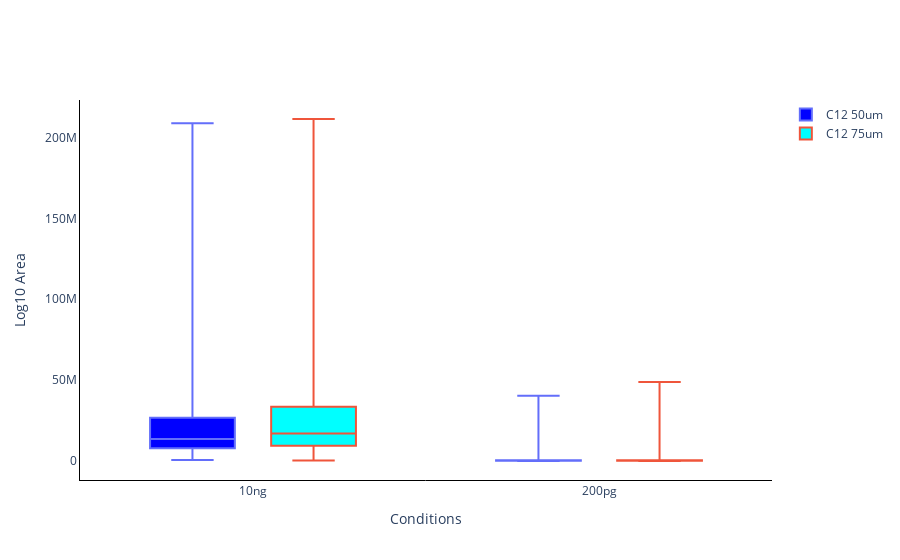

Notebook code for this chart:
### Code cell
# Area boxplot
display()
plot_options={    
        "mean label": "True",
        "X Title": "Conditions",
        "Y Title": "Log10 Area",
        "color": ["blue", "cyan", "black", "gray", "purple", "pink",
                  "orange", "brown", "pink", "gray", "olive", "cyan"],
        "width": 700,
        "height": 450,
        "font": dict(size=16, family="Arial black"),
        "outliers": "remove", #False, "all", "outliers", "suspectedoutliers", "remove"
        "log10": False,
        "ylimits": [0, 100],
        "Area mode": "grouped", #grouped, ungrouped
        "Group By X": "Sample Amount",
        "Group By Color": "SPE Type",
        "help for information only": \
        "Mean label options: True or False." \
        "color: the first few colors will be used"\
    }
figure, _, _ =Area_Boxplot(peakdata_obj, plot_options, saved_peak_settings)
figure.show()
#figure.write_image("images/test.svg")

### Figure 1 — Plotly figure (JSON) as saved in the notebook; plotly's stock layout.template omitted (floating-point values rounded to 4 significant figures; data arrays with more than 128 entries replaced by an {"elided": "..."} marker saying what was removed)
{"data": [{"boxpoints": false, "fillcolor": "blue", "marker": {"opacity": 0}, "name": "C12 50um", "type": "box", "x": {"elided": "5936 str values"}, "y": {"elided": "5936 float values"}}, {"boxpoints": false, "fillcolor": "cyan", "marker": {"opacity": 0}, "name": "C12 75um", "type": "box", "x": {"elided": "6150 str values"}, "y": {"elided": "6150 float values"}}], "layout": {"boxmode": "group", "legend": {"itemclick": false, "itemdoubleclick": false}, "paper_bgcolor": "white", "plot_bgcolor": "white", "xaxis": {"linecolor": "black", "linewidth": 1, "showline": true, "title": {"text": "Conditions"}}, "yaxis": {"linecolor": "black", "linewidth": 1, "showline": true, "title": {"text": "Log10 Area"}}}}
